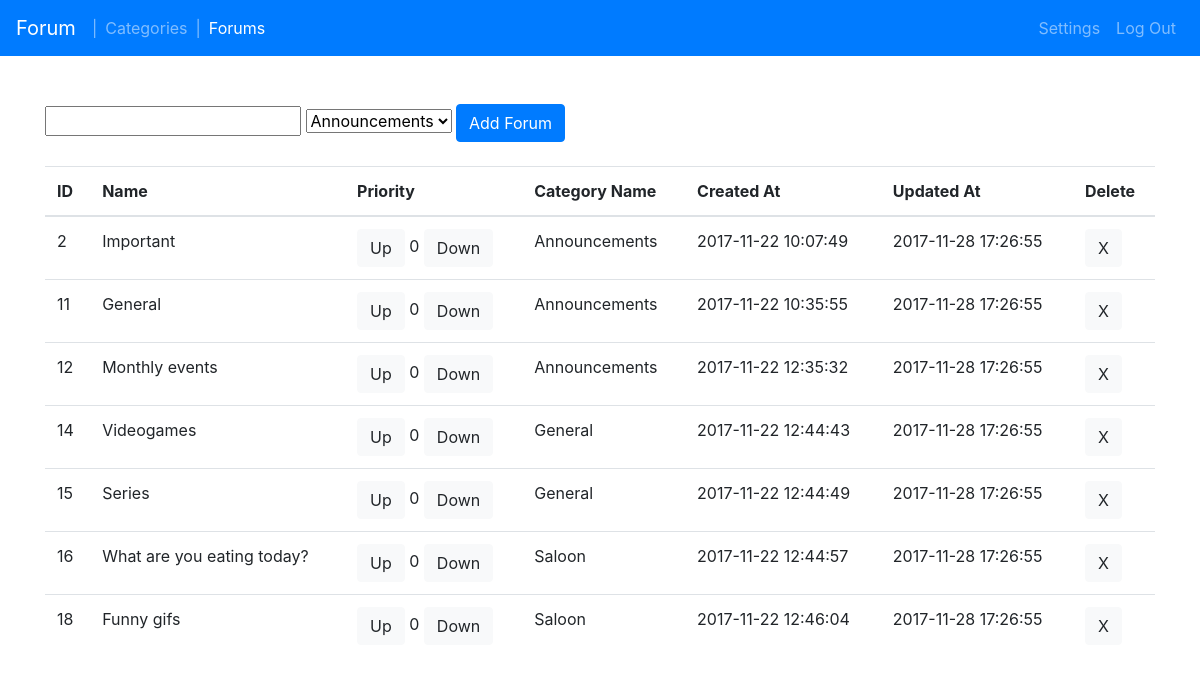
The page /admin/forums.php (signed in) on the database its author committed.
### tables this page shows
CREATE TABLE `forums` (
  `id` int(11) NOT NULL,
  `name` varchar(64) NOT NULL,
  `category_id` int(11) NOT NULL,
  `is_subforum` tinyint(1) NOT NULL DEFAULT '0',
  `priority` int(11) NOT NULL DEFAULT '0',
  `created_at` timestamp NOT NULL DEFAULT CURRENT_TIMESTAMP,
  `updated_at` timestamp NOT NULL DEFAULT CURRENT_TIMESTAMP ON UPDATE CURRENT_TIMESTAMP
);

CREATE TABLE `categories` (
  `id` int(11) NOT NULL,
  `name` varchar(64) NOT NULL,
  `priority` int(11) NOT NULL,
  `created_at` timestamp NOT NULL DEFAULT CURRENT_TIMESTAMP,
  `updated_at` timestamp NOT NULL DEFAULT CURRENT_TIMESTAMP ON UPDATE CURRENT_TIMESTAMP
);

### includes/DB.php (called while the page is built, shortened)
<?php
function query($pdo, $query, $params = array()) {
	$statement = $pdo->prepare($query);
	$statement->execute($params);
	$data = $statement->fetchAll();
	return $data;
}
?>

### includes/admin.php (the view, shortened to what this page needs)
<?php
function adminForums($pdo) {
	$forums = query($pdo, "SELECT * FROM forums");
	$categories = query($pdo, "SELECT * FROM categories");
	echo "
		<div class='container'>
			<form action='forums.php' method='POST'>
				<input type='text' name='name' required/>
				<select name='category' id='category'>";
				foreach($categories as $category) {
					$id = $category['id'];
					$name = htmlspecialchars($category['name']);
					echo "<option value='$id'>$name</option>";
				}
	echo "
             	</select>
				<input id='add' type='submit' name='add' value='Add Forum' class='btn btn-primary'/>
			</form>
			<br/>
			<table class='table'>
				<thead>
					<tr>
						<th>ID</th>
						<th>Name</th>
						<th>Priority</th>
						<th>Category Name</th>
						<th>Created At</th>
						<th>Updated At</th>
						<th>Delete</th>
					</tr>
				</thead>
				<tbody>";
	foreach($forums as $forum) {
		$id = $forum['id'];
		$name = htmlspecialchars($forum['name']);
		$priority = $forum['priority'];
		$category_id = $forum['category_id'];
		$category_name = htmlspecialchars(query($pdo, "SELECT * FROM categories WHERE id = :id", ['id' => $category_id])[0]['name']);
		$created_at = $forum['created_at'];
		$updated_at = $forum['updated_at'];
		echo "		<tr>
						<td>$id</td>
						<td>$name</td>
						<td>
						<span class='glyphicon glyphicon-chevron-up' aria-hidden='true'></span>
							<form action='forums.php' method='POST'>
								<input type='hidden' name='id' value='$id' />
								<input type='submit' name='priority' value='Up' class='btn btn-light'/>
								$priority
								<input type='submit' name='priority' value='Down' class='btn btn-light'/>
							</form>
						</td>
						<td>$category_name</td>
						<td>$created_at</td>
						<td>$updated_at</td>
						<td><form action='forums.php' method='POST'>
								<input type='hidden' name='id' value='$id' />
								<input type='submit' name='delete' value='X' class='btn btn-light'/>
							</form>
						</td>
					</tr>";
	}
	echo "
				</tbody>
			</table>
		</div>
	";
}

### rows shown on the page
forums: id "2", name "Important", priority "0", category.name "Announcements", created_at "2017-11-22 10:07:49", updated_at "2017-11-28 17:26:55"
forums: id "11", name "General", priority "0", category.name "Announcements", created_at "2017-11-22 10:35:55", updated_at "2017-11-28 17:26:55"
forums: id "12", name "Monthly events", priority "0", category.name "Announcements", created_at "2017-11-22 12:35:32", updated_at "2017-11-28 17:26:55"
forums: id "14", name "Videogames", priority "0", category.name "General", created_at "2017-11-22 12:44:43", updated_at "2017-11-28 17:26:55"
forums: id "15", name "Series", priority "0", category.name "General", created_at "2017-11-22 12:44:49", updated_at "2017-11-28 17:26:55"
forums: id "16", name "What are you eating today?", priority "0", category.name "Saloon", created_at "2017-11-22 12:44:57", updated_at "2017-11-28 17:26:55"
forums: id "18", name "Funny gifs", priority "0", category.name "Saloon", created_at "2017-11-22 12:46:04", updated_at "2017-11-28 17:26:55"

### other values the page prints
form field category "Announcements"
